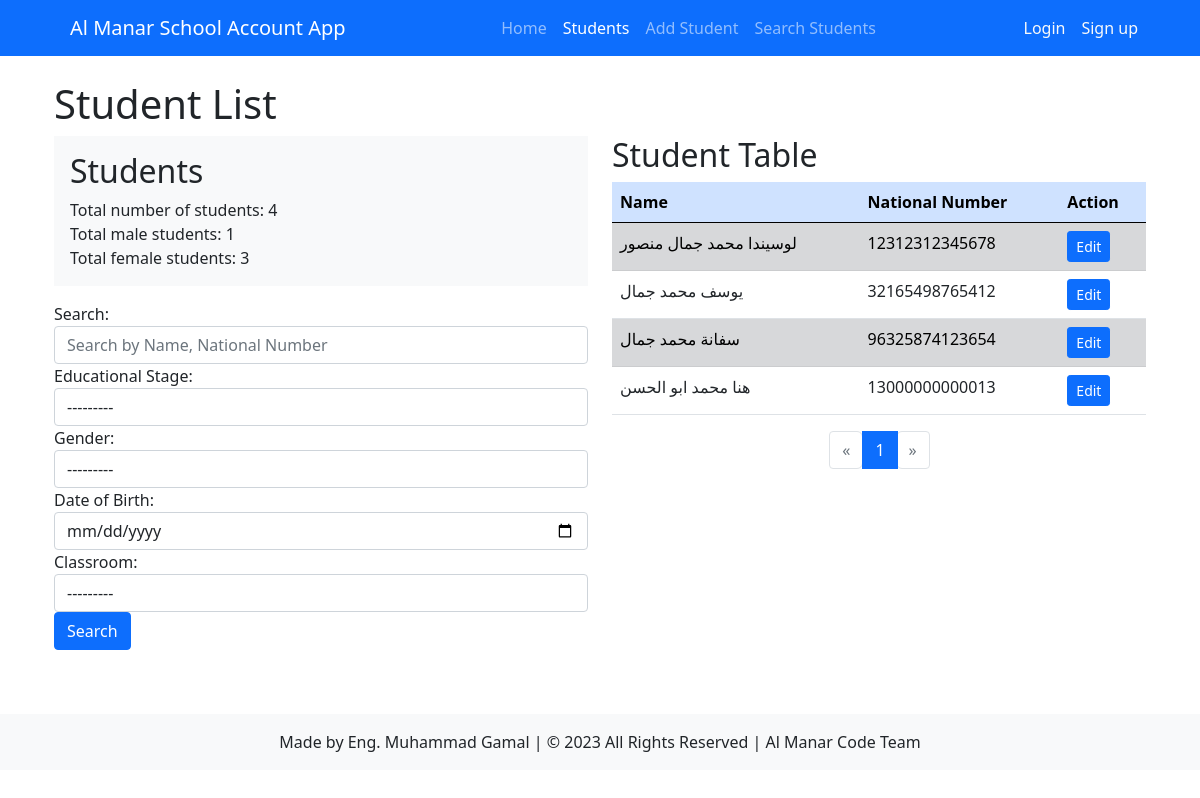
The app's page /students/students/ with its own data.
### students/models.py (models this page shows, shortened)
class Student(models.Model):
    GENDER_CHOICES = (
        ('', '---------'),
        ('M', 'Male'),
        ('F', 'Female'),
    )
    name = models.CharField(max_length=50)
    national_number = models.IntegerField(unique=True)
    age = models.IntegerField()
    gender = models.CharField(max_length=1, choices=GENDER_CHOICES)
    date_of_birth = models.DateField()
    academic_year = models.ForeignKey(AcademicYear, on_delete=models.CASCADE, default=timezone.now)
    classroom = models.ManyToManyField(Classroom)
    classroom_name = models.ForeignKey(Classroom, on_delete=models.SET_NULL, null=True, related_name='students_by_name')
    total_payments = models.DecimalField(max_digits=8, decimal_places=2, default=0)
    total_owed = models.DecimalField(max_digits=8, decimal_places=2, default=0)

### students/views.py (the view)
# urls.py: path('students/', views.student_list, name='student_list'),
def student_list(request):
    students = Student.objects.all()
    search_form = StudentSearchForm(request.GET)
    if search_form.is_valid():
        search_query = search_form.cleaned_data.get('search_query')
        educational_stage = search_form.cleaned_data.get('educational_stage')
        gender = search_form.cleaned_data.get('gender')
        date_of_birth = search_form.cleaned_data.get('date_of_birth')
        classroom = search_form.cleaned_data.get('classroom')
        if search_query:
            students = students.filter(
                Q(name__icontains=search_query) | Q(national_number__icontains=search_query)
            )
        if educational_stage:
            students = students.filter(classroom__educational_stage=educational_stage)
        if gender:
            students = students.filter(gender=gender)
        if date_of_birth:
            students = students.filter(date_of_birth=date_of_birth)
        if classroom:
            students = students.filter(classroom=classroom)
    paginator = Paginator(students, 10)  # Show 10 students per page
    page_number = request.GET.get('page')
    page_obj = paginator.get_page(page_number)
    total_male_students = students.filter(gender='M').count()
    total_female_students = students.filter(gender='F').count()
    context = {
        'total_male_students': total_male_students,
        'total_female_students': total_female_students,
        'students': students,
        'page_obj': page_obj,
        'search_form': search_form,
    }
    return render(request, 'students/student_list.html', context)

### students/forms.py
class StudentSearchForm(forms.Form):
    search_query = forms.CharField(
        label='Search',
        required=False,
        max_length=100,
        widget=forms.TextInput(attrs={
            'placeholder': 'Search by Name, National Number',
            'class': 'form-control',
        })
    )
    educational_stage = forms.ModelChoiceField(
        queryset=EducationalStage.objects.all(),
        label='Educational Stage',
        required=False,
        widget=forms.Select(attrs={
            'class': 'form-control',
        })
    )
    gender = forms.ChoiceField(
        choices=Student.GENDER_CHOICES,
        label='Gender',
        required=False,
        widget=forms.Select(attrs={
            'class': 'form-control',
        })
    )
    date_of_birth = forms.DateField(
        label='Date of Birth',
        required=False,
        widget=forms.DateInput(attrs={
            'type': 'date',
            'class': 'form-control',
        })
    )
    classroom = forms.ModelChoiceField(
        queryset=Classroom.objects.all(),
        label='Classroom',
        required=False,
        widget=forms.Select(attrs={
            'class': 'form-control',
        })
    )

### students/models.py (called while the page is built)
    def __str__(self):
        return self.name

    def __str__(self):
        return self.name

### students/templates/students/student_list.html (shortened to what this page needs)
{% extends 'students/base.html' %}
{% block content %}
    <h1>Student List</h1>
    <div class="row">
        <div class="col-md-6">
            <div class="bg-light p-3 mb-3">
                <h2>Students</h2>
                <p class="mb-0">Total number of students: {{ students|length }}</p>
                <p class="mb-0">Total male students: {{ total_male_students }}</p>
                <p class="mb-0">Total female students: {{ total_female_students }}</p>
            </div>
            <form method="get" class="form-inline mb-3">
                <div class="form-group mr-2">
                    {{ search_form.search_query.label_tag }}
                    {{ search_form.search_query }}
                </div>
                <div class="form-group mr-2">
                    {{ search_form.educational_stage.label_tag }}
                    {{ search_form.educational_stage }}
                </div>
                <div class="form-group mr-2">
                    {{ search_form.gender.label_tag }}
                    {{ search_form.gender }}
                </div>
                <div class="form-group mr-2">
                    {{ search_form.date_of_birth.label_tag }}
                    {{ search_form.date_of_birth }}
                </div>
                <div class="form-group mr-2">
                    {{ search_form.classroom.label_tag }}
                    {{ search_form.classroom }}
                </div>
                <button type="submit" class="btn btn-primary">Search</button>
            </form>
            <br >
        </div>
        <div class="col-md-6">
            <h2>Student Table</h2>
            <div class="table-responsive">
                <table class="table table-striped">
                    <thead class="table-primary">
                      <tr>
                        <th>Name</th>
                        <th>National Number</th>
                        <th>Action</th>
                      </tr>
                    </thead>
                    <tbody>
                      {% for student in page_obj %}
                        <tr class="{% cycle 'table-secondary' 'table-white' %}">
                        <td>{{ student.name }}</td>
                        <td>{{ student.national_number }}</td>
                        <td>
                            <a href="{% url 'students:edit_student' pk=student.pk %}" class="btn btn-sm btn-primary">Edit</a>
                        </td>
                        </tr>
                      {% endfor %}
                    </tbody>
                  </table>
                <div class="d-flex justify-content-center">
                    <nav aria-label="Page navigation example">
                        <ul class="pagination">
                            {% if page_obj.has_previous %}
                                <li class="page-item"><a class="page-link" href="?page={{ page_obj.previous_page_number }}">&laquo;</a></li>
                            {% else %}
                                <li class="page-item disabled"><span class="page-link">&laquo;</span></li>
                            {% endif %}
                            {% for num in page_obj.paginator.page_range %}
                                {% if page_obj.number == num %}
                                    <li class="page-item active"><span class="page-link">{{ num }}</span></li>
                                {% elif num > page_obj.number|add:'-3' and num < page_obj.number|add:'3' %}
                                    <li class="page-item"><a class="page-link" href="?page={{ num }}">{{ num }}</a></li>
                                {% endif %}
                            {% endfor %}
                            {% if page_obj.has_next %}
                                <li class="page-item"><a class="page-link" href="?page={{ page_obj.next_page_number }}">&raquo;</a></li>
                            {% else %}
                                <li class="page-item disabled"><span class="page-link">&raquo;</span></li>
                            {% endif %}
                        </ul>
                    </nav>
                </div>
            </div>
        </div>
    </div>
{% endblock %}

### students/static/css/style.css (style rules this page uses)
.btn-primary { background-color: #007bff; border-color: #007bff; }

### records on screen
Student: name "لوسيندا محمد جمال منصور", national_number "12312312345678"
Student: name "يوسف محمد جمال", national_number "32165498765412"
Student: name "سفانة محمد جمال", national_number "96325874123654"
Student: name "هنا محمد ابو الحسن", national_number "13000000000013"

### other values on screen
{{ students|length }} "4"
{{ total_male_students }} "1"
{{ total_female_students }} "3"
{{ search_form.search_query.label_tag }} "Search:"
{{ search_form.educational_stage.label_tag }} "Educational Stage:"
{{ search_form.gender.label_tag }} "Gender:"
{{ search_form.date_of_birth.label_tag }} "Date of Birth:"
{{ search_form.classroom.label_tag }} "Classroom:"
{{ num }} "1"
